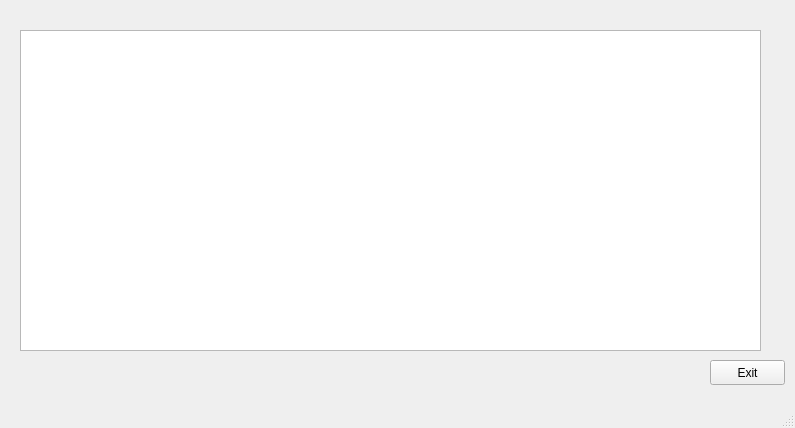
<?xml version="1.0" encoding="UTF-8"?>
<ui version="4.0">
 <class>TextWindow</class>
 <widget class="QMainWindow" name="TextWindow">
  <property name="geometry">
   <rect>
    <x>0</x>
    <y>0</y>
    <width>795</width>
    <height>428</height>
   </rect>
  </property>
  <property name="windowTitle">
   <string>Results of Comparison</string>
  </property>
  <widget class="QWidget" name="centralwidget">
   <widget class="QTextBrowser" name="textBrowser">
    <property name="geometry">
     <rect>
      <x>20</x>
      <y>30</y>
      <width>741</width>
      <height>321</height>
     </rect>
    </property>
   </widget>
   <widget class="QPushButton" name="pushButton">
    <property name="geometry">
     <rect>
      <x>710</x>
      <y>360</y>
      <width>75</width>
      <height>25</height>
     </rect>
    </property>
    <property name="text">
     <string>Exit</string>
    </property>
   </widget>
  </widget>
  <widget class="QMenuBar" name="menubar">
   <property name="geometry">
    <rect>
     <x>0</x>
     <y>0</y>
     <width>795</width>
     <height>20</height>
    </rect>
   </property>
  </widget>
  <widget class="QStatusBar" name="statusbar"/>
 </widget>
 <resources/>
 <connections>
  <connection>
   <sender>pushButton</sender>
   <signal>clicked()</signal>
   <receiver>TextWindow</receiver>
   <slot>close()</slot>
   <hints>
    <hint type="sourcelabel">
     <x>747</x>
     <y>392</y>
    </hint>
    <hint type="destinationlabel">
     <x>397</x>
     <y>212</y>
    </hint>
   </hints>
  </connection>
 </connections>
</ui>
